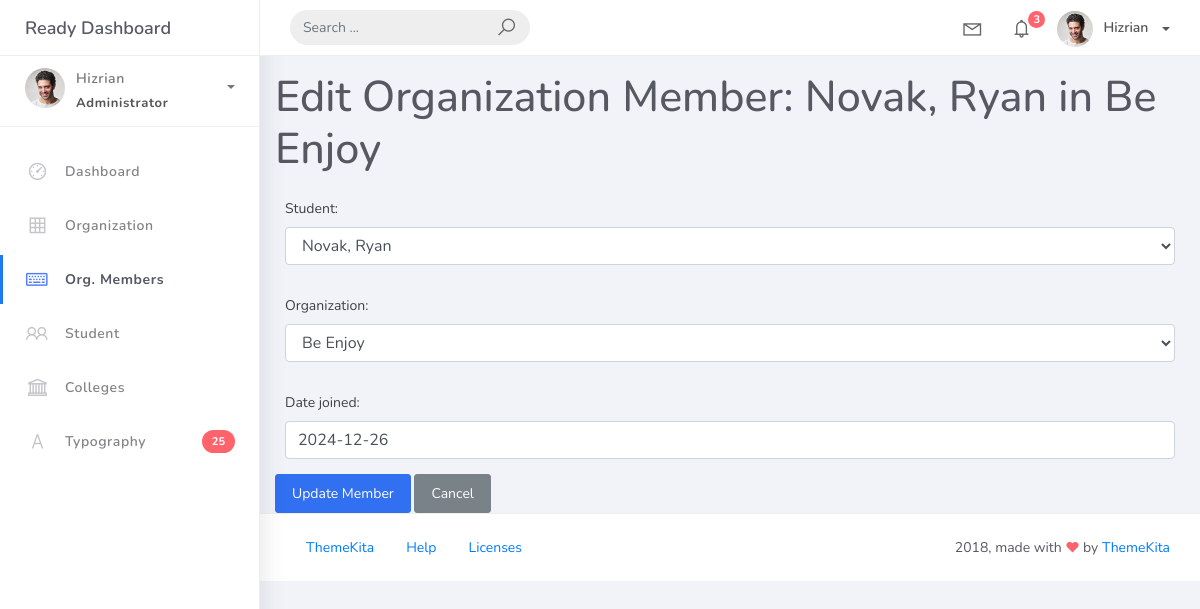
The page /org_members/1/ on the database its author committed.
### studentorg/models.py (models this page shows)
class BaseModel(models.Model):
    created_at = models.DateTimeField(auto_now_add=True, db_index=True)
    updated_at = models.DateTimeField(auto_now=True)
    class Meta:
        abstract = True

class OrgMember(BaseModel):
    student = models.ForeignKey(Student, on_delete=models.CASCADE)
    organization = models.ForeignKey(Organization, on_delete=models.CASCADE)
    date_joined = models.DateField()
    class Meta:
        unique_together = ('student', 'organization')

class Student(BaseModel):
    student_id = models.CharField(max_length=25)
    lastname = models.CharField(max_length=25)
    firstname = models.CharField(max_length=25)
    middlename = models.CharField(max_length=25, blank=True, null=True)
    program = models.ForeignKey(Program, on_delete=models.CASCADE)
    def __str__(self):
        return f"{self.lastname}, {self.firstname}"

class Organization(BaseModel):
    name = models.CharField(max_length=250)
    college = models.ForeignKey(College, on_delete=models.CASCADE, null=True, blank=True)
    description = models.CharField(max_length=500)
    def __str__(self):
        return self.name

### studentorg/views.py (the view)
# urls.py: path('org_members/<int:pk>/', views.OrgMemberUpdateView.as_view(), name='orgmember-update'),
class OrgMemberUpdateView(UpdateView):
    model = OrgMember
    form_class = OrgMemberForm
    template_name = 'orgmember_edit.html' # You'll need to create this template
    success_url = reverse_lazy('orgmember-list')

### studentorg/forms.py
class OrgMemberForm(ModelForm):
    class Meta:
        model = OrgMember
        fields = "__all__"

### templates/orgmember_edit.html (shortened to what this page needs)
{% extends 'base.html' %}
{% load widget_tweaks %}
{% block content %}
<div class="container mt-4 pt-5">
    <h2>Edit Organization Member: {{ orgmember.student }} in {{ orgmember.organization }}</h2>
    <form method="post">
        {% for field in form %}
        <div class="form-group">
            {{ field.label_tag }}
            {% render_field field class="form-control" %}
        </div>
        {% endfor %}
        <button type="submit" class="btn btn-primary">Update Member</button>
        <a href="{% url 'orgmember-list' %}" class="btn btn-secondary">Cancel</a>
    </form>
</div>
{% endblock %}

### rows shown on the page
OrgMember: student "Novak, Ryan", organization "Be Enjoy", student "Novak, Ryan" "Be Enjoy" "2024-12-26"

### other values the page prints
{{ field.label_tag }} "Student:" "Organization:" "Date joined:"
